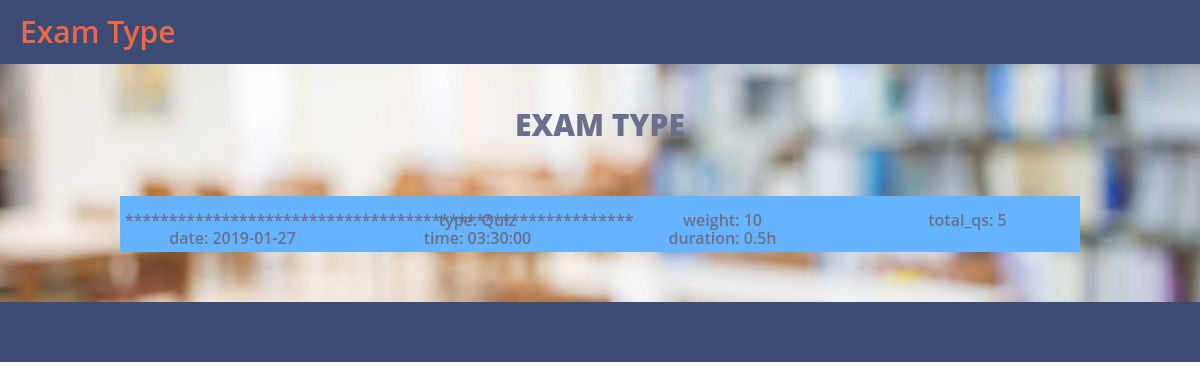
/studentView/exam.php?user=CSE260, run on the app's committed database.
### tables this page shows
CREATE TABLE `exam` (
  `c_code` varchar(15) NOT NULL,
  `exam_id` varchar(10) NOT NULL,
  `type` varchar(5) NOT NULL,
  `weight` int(11) DEFAULT NULL,
  `total_qs` char(3) NOT NULL,
  `date` date DEFAULT NULL,
  `time` time DEFAULT NULL,
  `duration` varchar(6) DEFAULT NULL
);

### studentView/exam.php (the view, shortened to what this page needs)
<html lang="en">
  <head>
      <link href="css/bootstrap.min.css" rel="stylesheet"/>
      <link href="css/font-awesome.min.css" rel="stylesheet"/>
      <link href="css/animate.min.css" rel="stylesheet"/>
      <link href="css/main.css" rel="stylesheet"/>
  </head>
  <body>
	<section id="header">
		<div class="row">
			<div class="col-md-2" style="font-size: 30px;color:#F2674A;"> Exam Type</div>
			<div class="col-md-10" style="text-align: right">
			</div>
		</div>
	</section>
	<section id = "section1">
		<div class="title"> Exam type </div>
		<div style="margin-left:10%; margin-right:10%; margin-top:50px; margin-bottom:50px;text-align:center;background:#66b3ff;">
			<div class="row" style="padding:5px;">
			</div>
			<?php
			require_once("DBconnect.php");
			$curse=$_GET['user'];
			$sql = "SELECT type, weight,total_qs, date, time, duration FROM exam WHERE c_code='$curse';";
			$result = mysqli_query($conn, $sql);
				while($row = mysqli_fetch_array($result)){
			?>
			<div class="row" style="padding:5px;">
			<div class="col-md-3"> <?php echo "**********************************************************"; ?> </div>
				<div class="col-md-3"> <?php echo "type:"; ?> <?php echo $row[0]; ?> </div>
				<div class="col-md-3">  <?php echo "weight:"; ?>  <?php echo $row[1]; ?> </div>
				<div class="col-md-3">  <?php echo "total_qs:"; ?>  <?php echo $row[2]; ?> </div>
				<div class="col-md-3">  <?php echo "date:"; ?>  <?php echo $row[3]; ?> </div>
				<div class="col-md-3">  <?php echo "time:"; ?>  <?php echo $row[4]; ?> </div>
				<div class="col-md-3">  <?php echo "duration:"; ?>  <?php echo $row[5]; ?> </div>
			</div>
			<?php
				}
			?>
		</div>
	</section>
	<section id="footer">
	</section>
  </body>
</html>

### css/main.css (style rules this page uses)
#header { background-color: rgba(40,57,101,.9); color: white; font: 600 18px/24px 'Open Sans',sans-serif; padding: 20px; padding-top: 20px; }
#section1 { background-image: url("../img/bg1.jpg"); background-color: rgba(40,57,101,.5); background-position: center; background-size: cover; background-repeat:no-repeat; position: relative; overflow: hidden; }
.title { width: 100%; padding: 12px 20px; margin-top: 40px; text-align:center; text-transform: Uppercase; font-weight: 800; font-size: 30px; }
#footer { background-color: rgba(40,57,101,.9); color: white; font: 600 12px/14px 'Open Sans',sans-serif; padding: 20px; padding-top: 40px; }
body { margin:0; color:#6a6f8c; font:600 16px/18px 'Open Sans',sans-serif; }
*,:after,:before { box-sizing:border-box }

### data on the page
exam: type "Quiz", weight "10", total_qs "5", date "2019-01-27", time "03:30:00", duration "0.5h"
